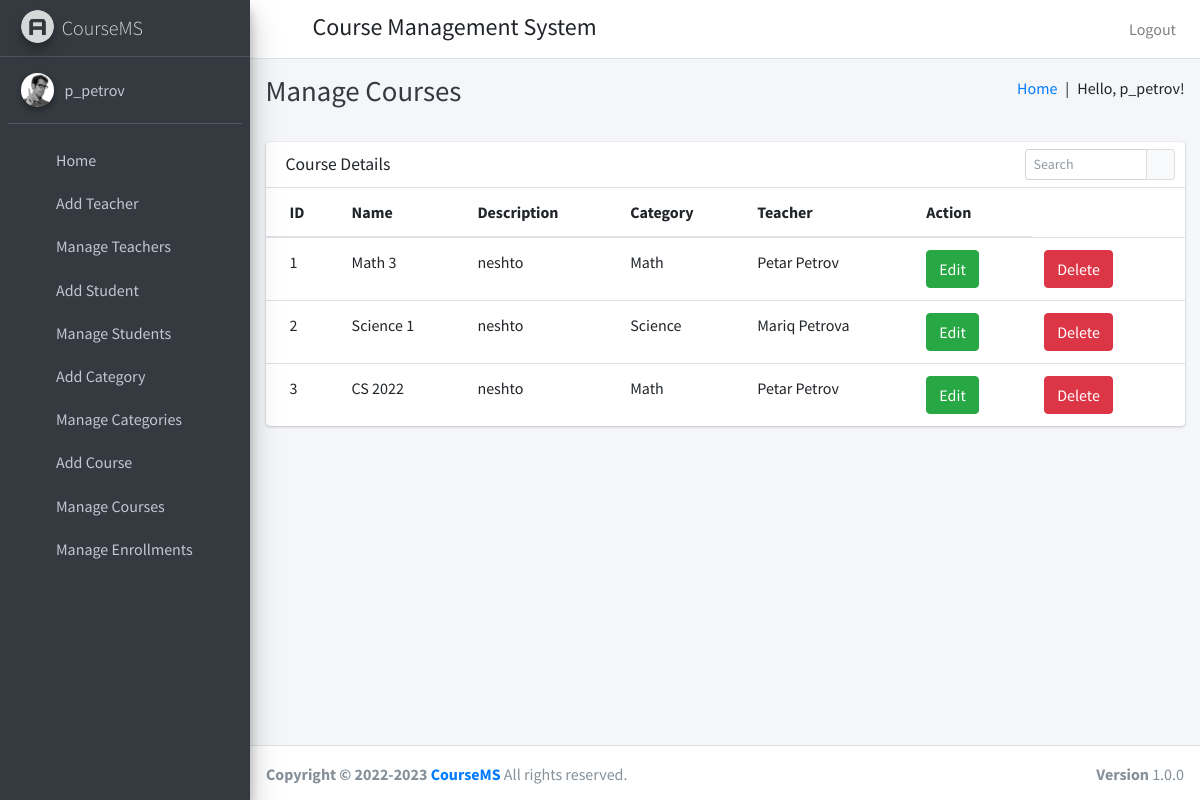
The app's page /manage_courses (signed in) with its own data.
### course/models.py (models this page shows, shortened)
class User(AbstractUser):
    USER_TYPE_SELECTION = (
        (1, "HOD"),
        (2, "Teacher"),
        (3, "Student")
    )
    user_type = models.CharField(max_length=1, choices=USER_TYPE_SELECTION, default=1)

class Course(models.Model):
    id = models.AutoField(primary_key=True)
    course_name = models.CharField(max_length=255)
    category_id = models.ForeignKey(Category, on_delete=models.CASCADE)
    course_description = models.TextField()
    teacher_id = models.ForeignKey(Teacher, on_delete=models.CASCADE)
    created_at = models.DateTimeField(auto_now_add=True)
    updated_at = models.DateTimeField(auto_now=True)
    students = models.ManyToManyField(Student, through='Enrollment')

class Category(models.Model):
    id = models.AutoField(primary_key=True)
    category_name = models.CharField(max_length=25, unique=True)
    def __str__(self):
        return f'{self.category_name}'

class Teacher(models.Model):
    id = models.AutoField(primary_key=True)
    user = models.OneToOneField(User, on_delete=models.CASCADE)
    address = models.TextField()
    created_at=models.DateTimeField(auto_now_add=True)
    updated_at=models.DateTimeField(auto_now_add=True)
    def __str__(self):
        return f'{self.user.first_name} {self.user.last_name}'

### course/HodViews.py (the view)
# urls.py: path('manage_courses', HodViews.manage_courses, name="manage_courses"),
def manage_courses(request):
    courses = Course.objects.all()
    return render(request, "hod_templates/manage_courses_template.html", {"courses": courses})

### course/templates/hod_templates/manage_courses_template.html
{% extends 'hod_templates/base_template.html' %}
{% block page_title %}
Manage Courses
{% endblock page_title %}
{% block main_content %}
    <section class="content">
      <div class="container-fluid">
           <div class="row">
          <div class="col-12">
            <div class="card">
              <div class="card-header">
                <h3 class="card-title">Course Details</h3>
                <div class="card-tools">
                  <div class="input-group input-group-sm" style="width: 150px;">
                    <input type="text" name="table_search" class="form-control float-right" placeholder="Search">
                    <div class="input-group-append">
                      <button type="submit" class="btn btn-default"><i class="fas fa-search"></i></button>
                    </div>
                  </div>
                </div>
              </div>
              <div class="card-body table-responsive p-0">
                <table class="table table-hover text-nowrap">
                  <thead>
                    <tr>
                      <th>ID</th>
                      <th>Name</th>
                      <th>Description</th>
                      <th>Category</th>
                      <th>Teacher</th>
                      <th>Action</th>
                    </tr>
                  </thead>
                  <tbody>
                  {% for course in courses %}
                    <tr>
                      <td>{{ course.id }}</td>
                      <td>{{ course.course_name }}</td>
                      <td>{{ course.course_description }}</td>
                      <td>{{ course.category_id }}</td>
                      <td>{{ course.teacher_id }}</td>
                      <td><a href="{% url 'edit_course' course_id=course.id %}" class="btn btn-success">Edit</a></td>
                      <td><a href="/delete_course/{{ course.id }}" class="btn btn-danger">Delete</a></td>
                    </tr>
                  {% endfor %}
                  </tbody>
                </table>
              </div>
            </div>
          </div>
        </div>
      </div>
    </section>
{% endblock main_content %}

### course/templates/hod_templates/base_template.html (shortened to what this page needs)
{% load static %}
<!DOCTYPE html>
<html>
<head>
  <link rel="stylesheet" href="{% static "plugins/fontawesome-free/css/all.min.css" %}">
  <link rel="stylesheet" href="https://code.ionicframework.com/ionicons/2.0.1/css/ionicons.min.css">
  <link rel="stylesheet" href="{% static "plugins/tempusdominus-bootstrap-4/css/tempusdominus-bootstrap-4.min.css" %}">
  <link rel="stylesheet" href="{% static "plugins/icheck-bootstrap/icheck-bootstrap.min.css" %}">
  <link rel="stylesheet" href="{% static "plugins/jqvmap/jqvmap.min.css" %}">
  <link rel="stylesheet" href="{% static "dist/css/adminlte.min.css" %}">
  <link rel="stylesheet" href="{% static "plugins/overlayScrollbars/css/OverlayScrollbars.min.css" %}">
  <link rel="stylesheet" href="{% static "plugins/daterangepicker/daterangepicker.css" %}">
  <link rel="stylesheet" href="{% static "plugins/summernote/summernote-bs4.css" %}">
</head>
<body class="hold-transition sidebar-mini layout-fixed">
<div class="wrapper">
  <nav class="main-header navbar navbar-expand navbar-white navbar-light">
    <ul class="navbar-nav">
      <li class="nav-item">
        <a class="nav-link" data-widget="pushmenu" href="#"><i class="fas fa-bars"></i></a>
      </li>
    </ul>
    <h4 style="margin-left: 10px;margin-top: 5px;">Course Management System</h4>
    <ul class="navbar-nav ml-auto">
      <li class="nav-item">
        <a class="nav-link" href="{% url 'logout' %}">
          Logout
        </a>
      </li>
    </ul>
  </nav>
    {% include 'hod_templates/sidebar_content.html' %}
  <div class="content-wrapper">
    <div class="content-header">
      <div class="container-fluid">
        <div class="row mb-2">
          <div class="col-sm-6">
            <h1 class="m-0 text-dark">
              {% block page_title %}
              {% endblock page_title %}
            </h1>
          </div>
          <div class="col-sm-6">
            <ol class="breadcrumb float-sm-right">
              <li class="breadcrumb-item"><a href="/admin_home">Home&ensp;</a></li>
              <p>|&ensp;Hello,&nbsp;{{ user.get_username }}!</p>
            </ol>
          </div>
        </div>
      </div>
    </div>
    {% block main_content %}{% endblock main_content %}
  </div>
    {% include 'hod_templates/footer.html' %}
</div>
</body>
</html>

### course/templates/hod_templates/sidebar_content.html
{% load static %}
<aside class="main-sidebar sidebar-dark-primary elevation-4">
  <a href="/admin_home" class="brand-link">
    <img src="{% static "dist/img/AdminLTELogo.png" %}" alt="AdminLTE Logo" class="brand-image img-circle elevation-3"
      style="opacity: .8">
    <span class="brand-text font-weight-light">CourseMS</span>
  </a>
  <div class="sidebar">
    <div class="user-panel mt-3 pb-3 mb-3 d-flex">
      <div class="image">
        <img src="{% static "dist/img/user2-160x160.jpg" %}" class="img-circle elevation-2" alt="User Image">
      </div>
      <div class="info">
        <a href="#" class="d-block">{{ user.get_username }}</a>
      </div>
    </div>
    <nav class="mt-2">
      <ul class="nav nav-pills nav-sidebar flex-column" data-widget="treeview" role="menu" data-accordion="false">
        <li class="nav-item">
            {% url 'admin_home' as admin_home %}
            <a href="{{ admin_home }}" class="nav-link {% if request.path == admin_home %} active {% endif %}">
              <i class="nav-icon fas fa-th"></i>
              <p>
                Home
              </p>
            </a>
          </li>
        <li class="nav-item">
          <a href="/add_teacher" class="nav-link">
            <i class="nav-icon fas fa-th"></i>
            <p>
              Add Teacher
            </p>
          </a>
        </li>
        <li class="nav-item">
          <a href="/manage_teachers" class="nav-link">
            <i class="nav-icon fas fa-th"></i>
            <p>
              Manage Teachers
            </p>
          </a>
        </li>
        <li class="nav-item">
          <a href="/add_student" class="nav-link">
            <i class="nav-icon fas fa-th"></i>
            <p>
              Add Student
            </p>
          </a>
        </li>
        <li class="nav-item">
          <a href="/manage_students" class="nav-link">
            <i class="nav-icon fas fa-th"></i>
            <p>
              Manage Students
            </p>
          </a>
        </li>
        <li class="nav-item">
          <a href="/add_category" class="nav-link">
            <i class="nav-icon fas fa-th"></i>
            <p>
              Add Category
            </p>
          </a>
        </li>
        <li class="nav-item">
          <a href="/manage_categories" class="nav-link">
            <i class="nav-icon fas fa-th"></i>
            <p>
              Manage Categories
            </p>
          </a>
        </li>
        <li class="nav-item">
          <a href="/add_course" class="nav-link">
            <i class="nav-icon fas fa-th"></i>
            <p>
              Add Course
            </p>
          </a>
        </li>
        <li class="nav-item">
          <a href="/manage_courses" class="nav-link">
            <i class="nav-icon fas fa-th"></i>
            <p>
              Manage Courses
            </p>
          </a>
        </li>
        <li class="nav-item">
          <a href="/manage_enrollments" class="nav-link">
            <i class="nav-icon fas fa-th"></i>
            <p>
              Manage Enrollments
            </p>
          </a>
        </li>
      </ul>
    </nav>
  </div>
</aside>

### records on screen
User: get_username "p_petrov"
Course: id "1", course_name "Math 3", course_description "neshto", category_id "Math", teacher_id "Petar Petrov"
Course: id "2", course_name "Science 1", course_description "neshto", category_id "Science", teacher_id "Mariq Petrova"
Course: id "3", course_name "CS 2022", course_description "neshto", category_id "Math", teacher_id "Petar Petrov"
